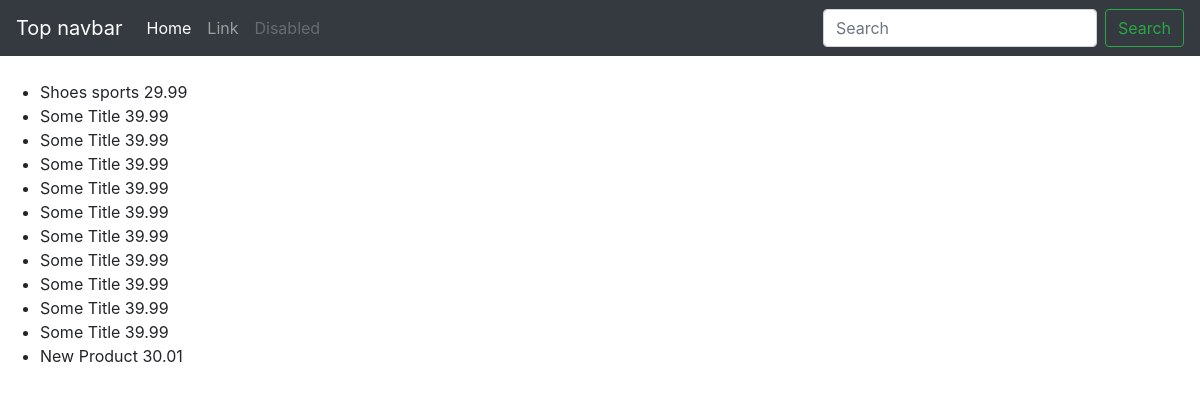
Screenshot of /products/ with the database file from the repository.
### products/models.py (models this page shows, shortened)
class Product(models.Model):
	title = models.CharField(max_length =120)
	description = models.TextField(null = False, blank = False)
	price = models.DecimalField(decimal_places = 2,max_digits = 100, default = 29.99)
	sale_price = models.DecimalField(decimal_places = 2,max_digits = 100,\
														null= True,blank= True)
	slug = models.SlugField()
	timestamp = models.DateTimeField(auto_now_add =True,auto_now=False)
	updated = models.DateTimeField(auto_now_add =False,auto_now=True)
	active = models.BooleanField(default = True)

### products/views.py (the view)
# urls.py: path('products/', views.all, name='products')
def all(request):
	products = Product.objects.all()
	context = {'products': products}
	template = 'products/all.html'
	return render(request,template,context)

### templates/products/all.html (shortened to what this page needs)
{% extends 'base.html' %}
{% block content %}
<ul>
	{% for item in products %}
	<li>
		{{ item.title }} {{ item.price }}
	</li>
	{% endfor %}
</ul>
{% endblock %}

### templates/base.html (shortened to what this page needs)
<!doctype html>
<html lang="en">
  <head>
    <link href="https://getbootstrap.com/docs/4.3/dist/css/bootstrap.min.css" rel="stylesheet">
    <link href="https://getbootstrap.com/docs/4.3/examples/navbar-static/navbar-top.css" rel="stylesheet">
  </head>
  <body>
    {% include 'navbar.html' %}
    {% block content %}
    {% endblock %}
      </body>
</html>

### templates/navbar.html (shortened to what this page needs)
<nav class="navbar navbar-expand-md navbar-dark bg-dark mb-4">
  <a class="navbar-brand" href="#">Top navbar</a>
  <div class="collapse navbar-collapse" id="navbarCollapse">
    <ul class="navbar-nav mr-auto">
      <li class="nav-item active">
        <a class="nav-link" href="#">Home <span class="sr-only">(current)</span></a>
      </li>
      <li class="nav-item">
        <a class="nav-link" href="#">Link</a>
      </li>
      <li class="nav-item">
        <a class="nav-link disabled" href="#" tabindex="-1" aria-disabled="true">Disabled</a>
      </li>
    </ul>
    <form class="form-inline mt-2 mt-md-0">
      <input class="form-control mr-sm-2" type="text" placeholder="Search" aria-label="Search">
      <button class="btn btn-outline-success my-2 my-sm-0" type="submit">Search</button>
    </form>
  </div>
</nav>

### rows the page displays
Product: title "Shoes sports", price "29.99"
Product: title "Some Title", price "39.99"
Product: title "Some Title", price "39.99"
Product: title "Some Title", price "39.99"
Product: title "Some Title", price "39.99"
Product: title "Some Title", price "39.99"
Product: title "Some Title", price "39.99"
Product: title "Some Title", price "39.99"
Product: title "Some Title", price "39.99"
Product: title "Some Title", price "39.99"
Product: title "Some Title", price "39.99"
Product: title "New Product", price "30.01"
